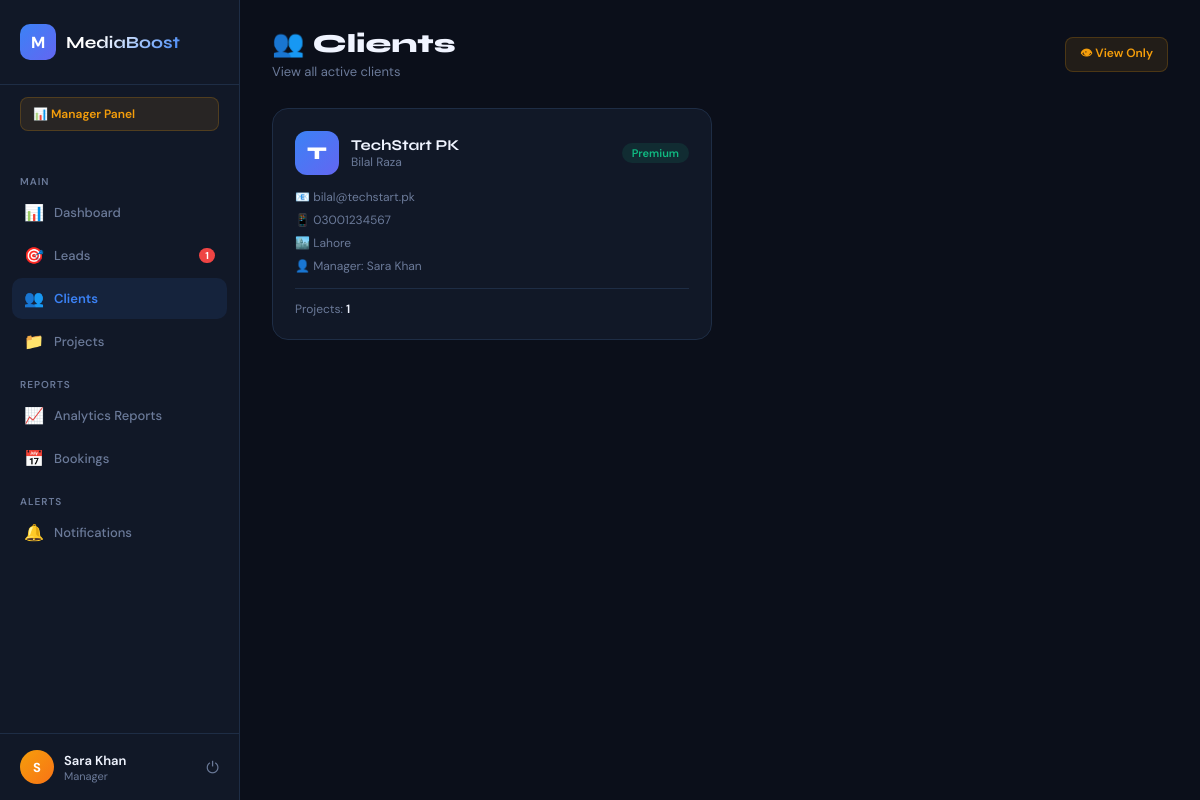
The page /manager/clients.php (signed in) on the database its author committed.
### tables this page shows
CREATE TABLE clients (
    id              INT AUTO_INCREMENT PRIMARY KEY,
    business_name   VARCHAR(150) NOT NULL,
    contact_person  VARCHAR(100) NOT NULL,
    email           VARCHAR(150) NOT NULL UNIQUE,
    password        VARCHAR(255) NOT NULL,
    phone           VARCHAR(20),
    city            VARCHAR(80),
    industry        VARCHAR(100),
    package         ENUM('basic','standard','premium') DEFAULT 'basic',
    assigned_to     INT,                           
    is_active       TINYINT(1) DEFAULT 1,
    created_at      TIMESTAMP DEFAULT CURRENT_TIMESTAMP,
    updated_at      TIMESTAMP DEFAULT CURRENT_TIMESTAMP ON UPDATE CURRENT_TIMESTAMP,
    FOREIGN KEY (assigned_to) REFERENCES users(id) ON DELETE SET NULL
);

CREATE TABLE users (
    id          INT AUTO_INCREMENT PRIMARY KEY,
    name        VARCHAR(100) NOT NULL,
    email       VARCHAR(150) NOT NULL UNIQUE,
    password    VARCHAR(255) NOT NULL,
    role        ENUM('admin','manager','employee') DEFAULT 'employee',
    phone       VARCHAR(20),
    is_active   TINYINT(1) DEFAULT 1,
    created_at  TIMESTAMP DEFAULT CURRENT_TIMESTAMP,
    updated_at  TIMESTAMP DEFAULT CURRENT_TIMESTAMP ON UPDATE CURRENT_TIMESTAMP
);

### includes/auth.php (called while the page is built, shortened)
<?php
function currentUser(): array {
    return ['id'=>$_SESSION['user_id']??null,'name'=>$_SESSION['user_name']??'Guest','role'=>$_SESSION['user_role']??null,'type'=>$_SESSION['user_type']??null];
}

### manager/clients.php (the view, shortened to what this page needs)
<?php
require_once '../includes/auth.php';
$db=getDB();$user=currentUser();
$clients=$db->query("SELECT c.*,u.name AS manager_name,(SELECT COUNT(*) FROM projects WHERE client_id=c.id) AS project_count FROM clients c LEFT JOIN users u ON c.assigned_to=u.id WHERE c.is_active=1 ORDER BY c.created_at DESC")->fetchAll();
$unread=$db->query("SELECT COUNT(*) FROM notifications WHERE is_read=0")->fetchColumn();
$new_leads=$db->query("SELECT COUNT(*) FROM leads WHERE status='new'")->fetchColumn();
$pending_bk=$db->query("SELECT COUNT(*) FROM bookings WHERE status='pending'")->fetchColumn();
?>
<!DOCTYPE html><html><head><meta charset="UTF-8"><meta name="viewport" content="width=device-width,initial-scale=1"><title>Clients — MediaBoost</title>
</head><body>
<aside class="sidebar">
  <div class="sidebar-logo"><div class="logo-icon">M</div><span class="logo-name">MediaBoost</span></div>
  <div class="role-tag">📊 Manager Panel</div>
  <nav class="nav">
    <div class="nav-section">Main</div>
    <a href="dashboard.php" class="nav-item"><span class="nav-icon">📊</span> Dashboard</a>
    <a href="../admin/leads.php" class="nav-item"><span class="nav-icon">🎯</span> Leads <?php if($new_leads>0): ?><span class="nav-badge"><?= $new_leads ?></span><?php endif; ?></a>
    <a href="clients.php" class="nav-item active"><span class="nav-icon">👥</span> Clients</a>
    <a href="projects.php" class="nav-item"><span class="nav-icon">📁</span> Projects</a>
    <div class="nav-section">Reports</div>
    <a href="reports.php" class="nav-item"><span class="nav-icon">📈</span> Analytics Reports</a>
    <a href="bookings.php" class="nav-item"><span class="nav-icon">📅</span> Bookings <?php if($pending_bk>0): ?><span class="nav-badge"><?= $pending_bk ?></span><?php endif; ?></a>
    <div class="nav-section">Alerts</div>
    <a href="notifications.php" class="nav-item"><span class="nav-icon">🔔</span> Notifications <?php if($unread>0): ?><span class="nav-badge"><?= $unread ?></span><?php endif; ?></a>
  </nav>
  <div class="sidebar-user">
    <div class="user-avatar"><?= strtoupper($user['name'][0]) ?></div>
    <div class="user-info"><div class="user-name"><?= htmlspecialchars($user['name']) ?></div><div class="user-role"><?= $user['role'] ?></div></div>
    <a href="../logout.php" class="logout-btn">⏻</a>
  </div>
</aside>
<main class="main">
  <div class="page-header">
    <div><div class="page-title">👥 Clients</div><div class="page-sub">View all active clients</div></div>
    <span class="view-only-badge">👁 View Only</span>
  </div>
  <div class="clients-grid">
    <?php foreach($clients as $c): ?>
    <div class="client-card">
      <div class="client-head">
        <div class="client-avatar"><?= strtoupper($c['business_name'][0]) ?></div>
        <div>
          <div class="client-name"><?= htmlspecialchars($c['business_name']) ?></div>
          <div class="client-person"><?= htmlspecialchars($c['contact_person']) ?></div>
        </div>
        <span class="pkg pkg-<?= $c['package'] ?>" style="margin-left:auto"><?= ucfirst($c['package']) ?></span>
      </div>
      <div class="client-info">
        <div class="info-row">📧 <?= htmlspecialchars($c['email']) ?></div>
        <div class="info-row">📱 <?= htmlspecialchars($c['phone']??'—') ?></div>
        <div class="info-row">🏙️ <?= htmlspecialchars($c['city']??'—') ?></div>
        <div class="info-row">👤 Manager: <?= htmlspecialchars($c['manager_name']??'Unassigned') ?></div>
      </div>
      <div class="client-footer">
        <div class="proj-count">Projects: <span><?= $c['project_count'] ?></span></div>
      </div>
    </div>
    <?php endforeach; ?>
  </div>
</main>
</body></html>

### manager/clients.php (style rules this page uses)
*,*::before,*::after { box-sizing:border-box;margin:0;padding:0 }
:root { --bg:#0b0f1a;--surface:#111827;--surface2:#1a2236;--border:#1e2d45;--accent:#3b82f6;--accent2:#6366f1;--green:#10b981;--amber:#f59e0b;--red:#ef4444;--text:#f0f4ff;--muted:#6b7a99;--sidebar-w:240px;--font-head:'Syne',sans-serif;--font-body:'DM Sans',sans-serif }
body { background:var(--bg);color:var(--text);font-family:var(--font-body);display:flex;min-height:100vh;font-size:14px }
.sidebar { width:var(--sidebar-w);flex-shrink:0;background:var(--surface);border-right:1px solid var(--border);position:fixed;top:0;left:0;height:100vh;overflow-y:auto;display:flex;flex-direction:column }
.sidebar-logo { display:flex;align-items:center;gap:10px;padding:24px 20px;border-bottom:1px solid var(--border) }
.logo-icon { width:36px;height:36px;background:linear-gradient(135deg,var(--accent),var(--accent2));border-radius:10px;display:flex;align-items:center;justify-content:center;font-weight:800;color:#fff;font-size:16px }
.logo-name { font-family:var(--font-head);font-weight:700;font-size:17px;background:linear-gradient(135deg,#fff 30%,var(--accent));-webkit-background-clip:text;-webkit-text-fill-color:transparent }
.nav { padding:16px 12px;flex:1 }
.nav-section { font-size:10px;font-weight:600;letter-spacing:.1em;text-transform:uppercase;color:var(--muted);padding:8px 8px 4px;margin-top:8px }
.nav-item { display:flex;align-items:center;gap:10px;padding:10px 12px;border-radius:10px;color:var(--muted);text-decoration:none;font-size:13px;font-weight:500;transition:all .15s;margin-bottom:2px }
.nav-item:hover,.nav-item.active { background:rgba(59,130,246,.1);color:var(--accent) }
.nav-item.active { font-weight:600 }
.nav-icon { font-size:16px;width:20px;text-align:center }
.nav-badge { margin-left:auto;background:var(--red);color:#fff;font-size:10px;font-weight:700;padding:1px 6px;border-radius:20px }
.role-tag { margin:12px 20px;background:rgba(245,158,11,.1);border:1px solid rgba(245,158,11,.2);border-radius:8px;padding:8px 12px;font-size:12px;font-weight:600;color:var(--amber) }
.sidebar-user { padding:16px 20px;border-top:1px solid var(--border);display:flex;align-items:center;gap:10px }
.user-avatar { width:34px;height:34px;background:linear-gradient(135deg,var(--amber),#f97316);border-radius:50%;display:flex;align-items:center;justify-content:center;font-weight:700;font-size:13px;color:#fff }
.user-info { flex:1 }
.user-name { font-size:13px;font-weight:600 }
.user-role { font-size:11px;color:var(--muted);text-transform:capitalize }
.logout-btn { font-size:16px;color:var(--muted);text-decoration:none }
.main { margin-left:var(--sidebar-w);flex:1;padding:28px 32px }
.page-header { display:flex;align-items:center;justify-content:space-between;margin-bottom:28px }
.page-title { font-family:var(--font-head);font-size:26px;font-weight:800 }
.page-sub { font-size:13px;color:var(--muted);margin-top:4px }
.view-only-badge { background:rgba(245,158,11,.1);border:1px solid rgba(245,158,11,.2);color:var(--amber);font-size:12px;font-weight:600;padding:6px 14px;border-radius:8px }
.clients-grid { display:grid;grid-template-columns:repeat(auto-fill,minmax(300px,1fr));gap:16px }
.client-card { background:var(--surface);border:1px solid var(--border);border-radius:16px;padding:22px;transition:border-color .2s }
.client-head { display:flex;align-items:center;gap:12px;margin-bottom:14px }
.client-avatar { width:44px;height:44px;border-radius:12px;background:linear-gradient(135deg,var(--accent),var(--accent2));display:flex;align-items:center;justify-content:center;font-family:var(--font-head);font-weight:800;font-size:18px;color:#fff }
.client-name { font-family:var(--font-head);font-size:15px;font-weight:700 }
.client-person { font-size:12px;color:var(--muted) }
.pkg { font-size:11px;font-weight:600;padding:3px 10px;border-radius:20px }
.pkg-premium { background:rgba(16,185,129,.12);color:var(--green) }
.client-info { display:flex;flex-direction:column;gap:7px;margin-bottom:14px }
.info-row { font-size:12px;color:var(--muted);display:flex;align-items:center;gap:8px }
.client-footer { display:flex;align-items:center;justify-content:space-between;padding-top:12px;border-top:1px solid var(--border) }
.proj-count { font-size:12px;color:var(--muted) }
.proj-count span { color:var(--text);font-weight:600 }

### rows shown on the page
clients: assigned_to.name "S", assigned_to.name "Sara Khan", business_name "T", business_name "TechStart PK", contact_person "Bilal Raza", package "Premium", email "bilal@techstart.pk", phone "03001234567", city "Lahore", project_count "1"

### other values the page prints
$new_leads "1"
$user['role'] "Manager"
